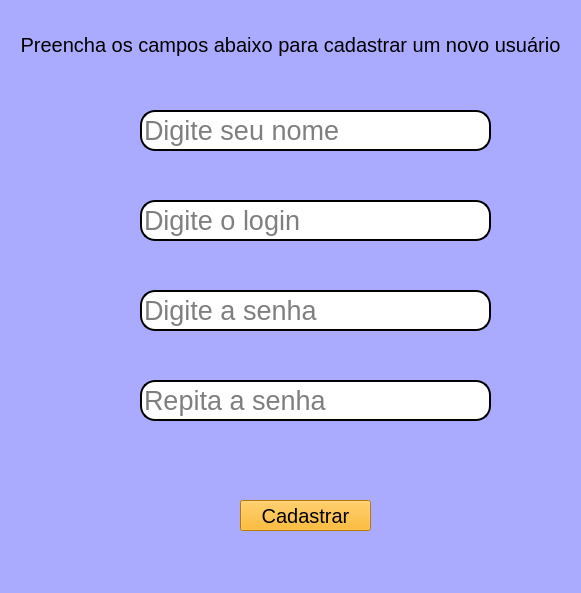
<?xml version="1.0" encoding="UTF-8"?>
<ui version="4.0">
 <class>MainWindow</class>
 <widget class="QMainWindow" name="MainWindow">
  <property name="geometry">
   <rect>
    <x>0</x>
    <y>0</y>
    <width>581</width>
    <height>593</height>
   </rect>
  </property>
  <property name="windowTitle">
   <string>MainWindow</string>
  </property>
  <property name="styleSheet">
   <string notr="true">background-color: rgb(170, 170, 255);</string>
  </property>
  <widget class="QWidget" name="centralwidget">
   <widget class="QLabel" name="label">
    <property name="geometry">
     <rect>
      <x>0</x>
      <y>30</y>
      <width>581</width>
      <height>31</height>
     </rect>
    </property>
    <property name="font">
     <font>
      <pointsize>15</pointsize>
     </font>
    </property>
    <property name="text">
     <string>&lt;html&gt;&lt;head/&gt;&lt;body&gt;&lt;p align=&quot;center&quot;&gt;Preencha os campos abaixo para cadastrar um novo usuário&lt;/p&gt;&lt;/body&gt;&lt;/html&gt;</string>
    </property>
   </widget>
   <widget class="QLineEdit" name="lineEdit">
    <property name="geometry">
     <rect>
      <x>140</x>
      <y>110</y>
      <width>351</width>
      <height>41</height>
     </rect>
    </property>
    <property name="font">
     <font>
      <pointsize>20</pointsize>
     </font>
    </property>
    <property name="styleSheet">
     <string notr="true">background-color:rgb(255,255,255);
border-radius:15px;
border-style:outset;
border-width:2px;</string>
    </property>
    <property name="inputMethodHints">
     <set>Qt::ImhHiddenText</set>
    </property>
    <property name="text">
     <string/>
    </property>
    <property name="placeholderText">
     <string>Digite seu nome </string>
    </property>
    <property name="clearButtonEnabled">
     <bool>false</bool>
    </property>
   </widget>
   <widget class="QLineEdit" name="lineEdit_2">
    <property name="geometry">
     <rect>
      <x>140</x>
      <y>200</y>
      <width>351</width>
      <height>41</height>
     </rect>
    </property>
    <property name="font">
     <font>
      <pointsize>20</pointsize>
     </font>
    </property>
    <property name="styleSheet">
     <string notr="true">background-color:rgb(255,255,255);
border-radius:15px;
border-style:outset;
border-width:2px;</string>
    </property>
    <property name="text">
     <string/>
    </property>
    <property name="placeholderText">
     <string>Digite o login</string>
    </property>
   </widget>
   <widget class="QLineEdit" name="lineEdit_3">
    <property name="geometry">
     <rect>
      <x>140</x>
      <y>290</y>
      <width>351</width>
      <height>41</height>
     </rect>
    </property>
    <property name="font">
     <font>
      <pointsize>20</pointsize>
     </font>
    </property>
    <property name="styleSheet">
     <string notr="true">background-color:rgb(255,255,255);
border-radius:15px;
border-style:outset;
border-width:2px;</string>
    </property>
    <property name="text">
     <string/>
    </property>
    <property name="echoMode">
     <enum>QLineEdit::Password</enum>
    </property>
    <property name="placeholderText">
     <string>Digite a senha</string>
    </property>
   </widget>
   <widget class="QLineEdit" name="lineEdit_4">
    <property name="geometry">
     <rect>
      <x>140</x>
      <y>380</y>
      <width>351</width>
      <height>41</height>
     </rect>
    </property>
    <property name="font">
     <font>
      <pointsize>20</pointsize>
     </font>
    </property>
    <property name="styleSheet">
     <string notr="true">background-color:rgb(255,255,255);
border-radius:15px;
border-style:outset;
border-width:2px;</string>
    </property>
    <property name="text">
     <string/>
    </property>
    <property name="echoMode">
     <enum>QLineEdit::Password</enum>
    </property>
    <property name="placeholderText">
     <string>Repita a senha</string>
    </property>
   </widget>
   <widget class="QPushButton" name="pushButton">
    <property name="geometry">
     <rect>
      <x>240</x>
      <y>500</y>
      <width>131</width>
      <height>31</height>
     </rect>
    </property>
    <property name="font">
     <font>
      <pointsize>15</pointsize>
     </font>
    </property>
    <property name="styleSheet">
     <string notr="true">background-color: rgb(255, 170, 0);</string>
    </property>
    <property name="text">
     <string>Cadastrar</string>
    </property>
   </widget>
  </widget>
  <widget class="QStatusBar" name="statusbar"/>
 </widget>
 <resources/>
 <connections/>
</ui>
